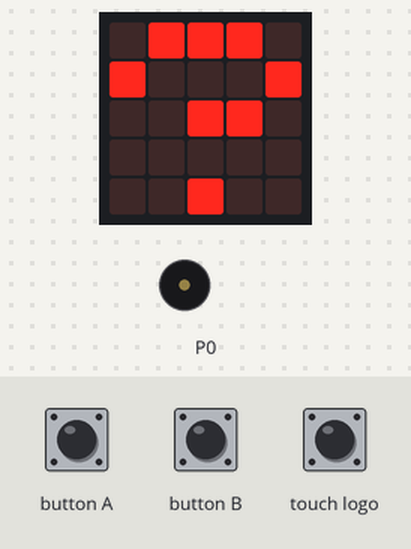
Bench run of a program on a simulated BBC micro:bit (MakeCode). Shown: the board's 5×5 LED display, buzzer (waves = sounding). The test bench sets the inputs (shaded band).

Above: at 2.6 s.
3.9 s: touch logo pressed for 0.15 s
At 4.4 s:
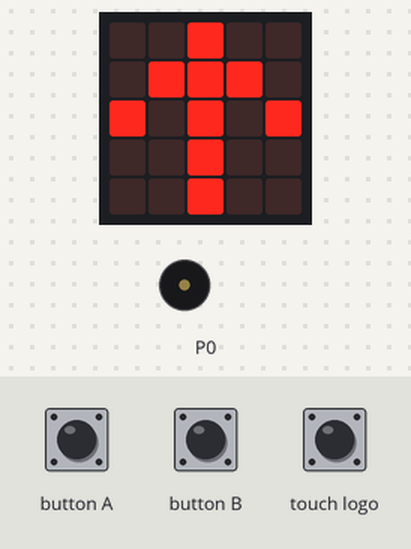
7.0 s: button A pressed for 0.15 s
At 9.1 s:
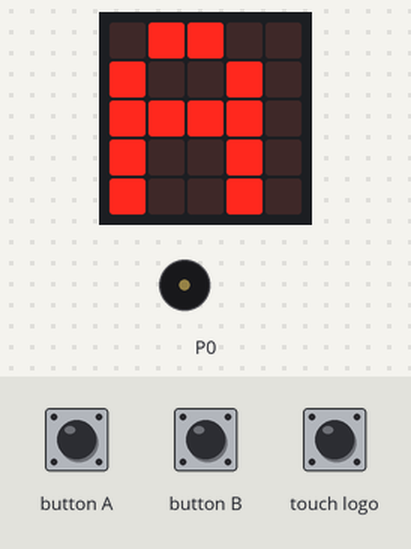
10.1 s: button B pressed for 0.15 s
At 12.7 s:
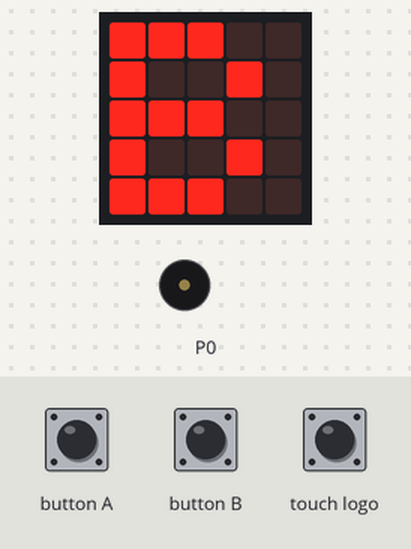
13.2 s: touch logo pressed for 1 s
At 16.5 s:
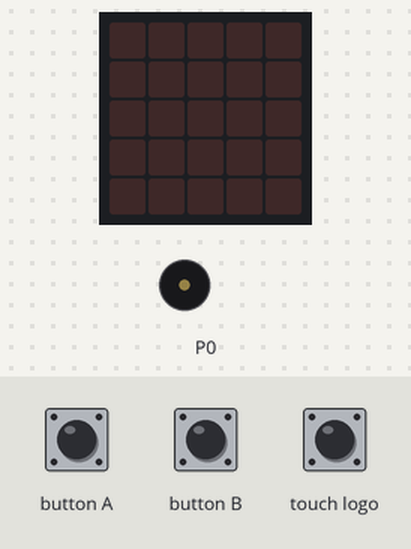
17.2 s: touch logo pressed for 3.2 s
At 18.3 s:
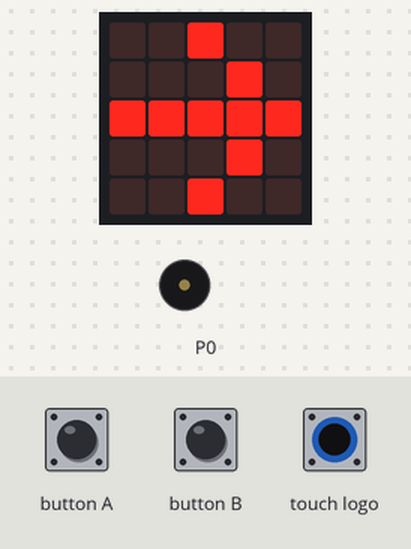
Timing chart, 0 to 21.6 s (numbered marks = the images above; inputs shaded):
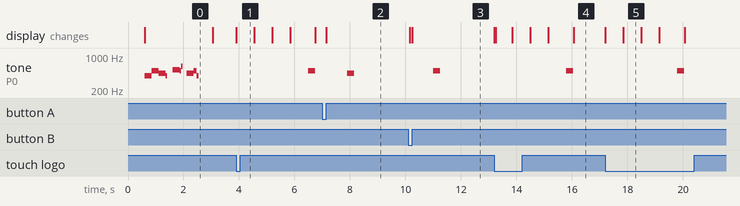

The program:

main.ts
```typescript
input.onButtonPressed(Button.A, function () {
    basic.showString("A")
    music.play(music.tonePlayable(440, music.beat(BeatFraction.Whole)), music.PlaybackMode.UntilDone)
    basic.pause(2000)
    basic.clearScreen()
})
input.onGesture(Gesture.ScreenUp, function () {
    basic.showString("?")
    music.play(music.tonePlayable(740, music.beat(BeatFraction.Quarter)), music.PlaybackMode.UntilDone)
    basic.pause(500)
    music.play(music.tonePlayable(622, music.beat(BeatFraction.Quarter)), music.PlaybackMode.UntilDone)
    basic.pause(500)
    music.play(music.tonePlayable(392, music.beat(BeatFraction.Quarter)), music.PlaybackMode.UntilDone)
    basic.pause(500)
    basic.clearScreen()
})
input.onButtonPressed(Button.B, function () {
    basic.showString("B")
    music.play(music.tonePlayable(494, music.beat(BeatFraction.Whole)), music.PlaybackMode.UntilDone)
    basic.pause(2000)
    basic.clearScreen()
})
input.onLogoEvent(TouchButtonEvent.Touched, function () {
    basic.showArrow(ArrowNames.North)
    basic.pause(50)
    basic.showArrow(ArrowNames.East)
    basic.pause(50)
    basic.showArrow(ArrowNames.South)
    basic.pause(50)
    basic.showArrow(ArrowNames.West)
    basic.pause(50)
    music.play(music.tonePlayable(494, music.beat(BeatFraction.Whole)), music.PlaybackMode.UntilDone)
    basic.clearScreen()
})
basic.showIcon(IconNames.Heart)
music.play(music.stringPlayable("G B A G C5 B A B ", 240), music.PlaybackMode.UntilDone)
basic.forever(function () {

})
```

test.ts
```typescript
// 在這裡測試；當此封包作為擴充功能時，將不會編譯此內容。
```

Measured:
- after the input at 3.9 s, tone on P0: silent → 494 Hz after 2.6 s, → silent 0.25 s later; the display: changes at once (image 1)
- after the input at 7.0 s, tone on P0: silent → 440 Hz after 0.90 s, → silent 0.25 s later; the display: changes after 0.15 s (image 2)
- after the input at 10.1 s, tone on P0: silent → 494 Hz after 0.90 s, → silent 0.25 s later; the display: first differs from a run without the input after 0.15 s (image 3)
- after the input at 13.2 s, tone on P0: silent → 494 Hz after 2.6 s, → silent 0.25 s later; the display: first changes at once (image 4 shows a later state)
- after the input at 17.2 s, tone on P0: silent → 494 Hz after 2.6 s, → silent 0.25 s later; the display: first changes at once (image 5 shows a later state)
- what the display in image 5 shows lasts 0.6 s, from 17.9 s to 18.5 s
